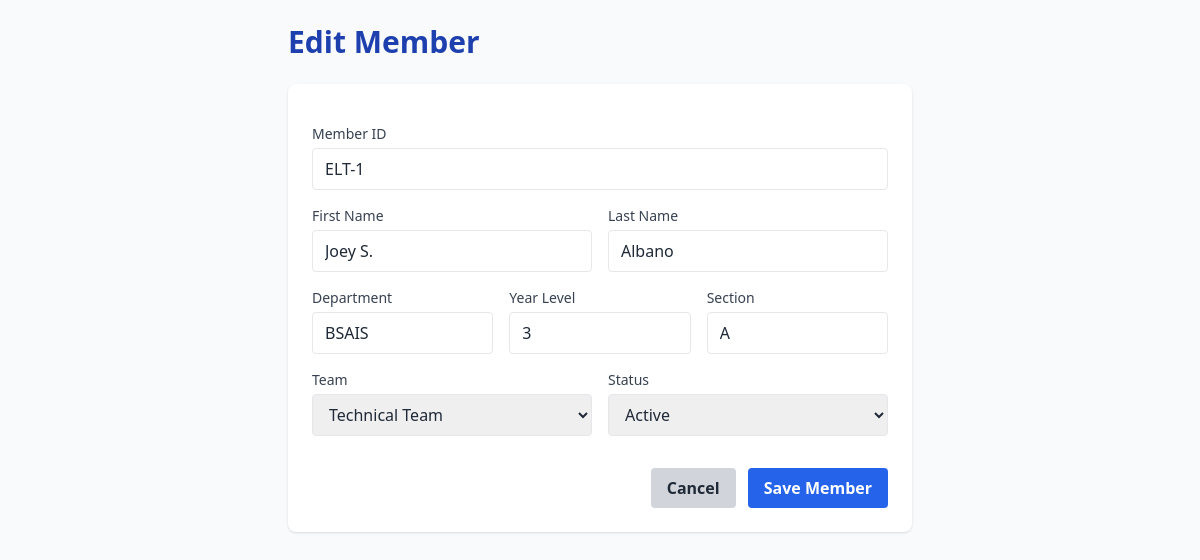
Page /members/102/edit/ on the committed database.
### core/models.py (models this page shows, shortened)
class Member(models.Model):
    STATUS_CHOICES = [
        ('Active', 'Active'),
        ('Inactive', 'Inactive'),
    ]
    member_id = models.CharField(max_length=20, unique=True) # e.g., ELT-001
    first_name = models.CharField(max_length=100)
    last_name = models.CharField(max_length=100)
    department = models.CharField(max_length=100)
    year_level = models.IntegerField()
    section = models.CharField(max_length=10)
    team = models.ForeignKey(Team, on_delete=models.PROTECT) # Protect prevents deleting a team if it has members
    status = models.CharField(max_length=20, choices=STATUS_CHOICES, default='Active')
    date_joined = models.DateField(auto_now_add=True)

### core/views.py (the view)
# urls.py: path('members/<int:pk>/edit/', views.member_update, name='member_update'), # <int:pk> means the member's ID
def member_update(request, pk):
    member = get_object_or_404(Member, pk=pk)
    if request.method == 'POST':
        form = MemberForm(request.POST, instance=member)
        if form.is_valid():
            form.save()
            messages.success(request, 'Member updated successfully!')
            return redirect('member_list')
    else:
        form = MemberForm(instance=member) # Pre-fill the form with existing data
    return render(request, 'core/member_form.html', {'form': form, 'action': 'Edit', 'member': member})

### core/forms.py
class MemberForm(forms.ModelForm):
    class Meta:
        model = Member
        fields = ['member_id', 'first_name', 'last_name', 'department', 'year_level', 'section', 'team', 'status']
        widgets = {
            'member_id': forms.TextInput(attrs={'class': 'border rounded px-3 py-2 w-full', 'placeholder': 'ELT-001'}),
            'first_name': forms.TextInput(attrs={'class': 'border rounded px-3 py-2 w-full', 'placeholder': 'Joey'}),
            'last_name': forms.TextInput(attrs={'class': 'border rounded px-3 py-2 w-full', 'placeholder': 'Albano'}),
            'department': forms.TextInput(attrs={'class': 'border rounded px-3 py-2 w-full', 'placeholder': 'BSIT'}),
            'year_level': forms.NumberInput(attrs={'class': 'border rounded px-3 py-2 w-full', 'placeholder': '3'}),
            'section': forms.TextInput(attrs={'class': 'border rounded px-3 py-2 w-full', 'placeholder': 'A'}),
            'team': forms.Select(attrs={'class': 'border rounded px-3 py-2 w-full'}),
            'status': forms.Select(attrs={'class': 'border rounded px-3 py-2 w-full'}),
        }

### core/models.py (called while the page is built)
    def __str__(self):
        return self.name

### core/templates/core/member_form.html (shortened to what this page needs)
<!DOCTYPE html>
<html lang="en">
<head>
    <script src="https://cdn.tailwindcss.com"></script>
</head>
<body class="bg-gray-50 text-gray-800">
    <div class="max-w-2xl mx-auto p-6">
        <h1 class="text-3xl font-bold text-blue-800 mb-6">{{ action }} Member</h1>
        <form method="POST" class="bg-white p-6 rounded-lg shadow space-y-4">
            <div>
                <label class="block text-sm font-medium text-gray-700 mb-1">Member ID</label>
                {{ form.member_id }}
            </div>
            <div class="grid grid-cols-2 gap-4">
                <div>
                    <label class="block text-sm font-medium text-gray-700 mb-1">First Name</label>
                    {{ form.first_name }}
                </div>
                <div>
                    <label class="block text-sm font-medium text-gray-700 mb-1">Last Name</label>
                    {{ form.last_name }}
                </div>
            </div>
            <div class="grid grid-cols-3 gap-4">
                <div>
                    <label class="block text-sm font-medium text-gray-700 mb-1">Department</label>
                    {{ form.department }}
                </div>
                <div>
                    <label class="block text-sm font-medium text-gray-700 mb-1">Year Level</label>
                    {{ form.year_level }}
                </div>
                <div>
                    <label class="block text-sm font-medium text-gray-700 mb-1">Section</label>
                    {{ form.section }}
                </div>
            </div>
            <div class="grid grid-cols-2 gap-4">
                <div>
                    <label class="block text-sm font-medium text-gray-700 mb-1">Team</label>
                    {{ form.team }}
                </div>
                <div>
                    <label class="block text-sm font-medium text-gray-700 mb-1">Status</label>
                    {{ form.status }}
                </div>
            </div>
            <div class="flex justify-end space-x-3 pt-4">
                <a href="{% url 'member_list' %}" class="bg-gray-300 hover:bg-gray-400 text-gray-800 font-bold py-2 px-4 rounded">
                    Cancel
                </a>
                <button type="submit" class="bg-blue-600 hover:bg-blue-700 text-white font-bold py-2 px-4 rounded">
                    Save Member
                </button>
            </div>
        </form>
    </div>
</body>
</html>

### rows in the picture
Member: member_id "ELT-1", first_name "Joey S.", last_name "Albano", department "BSAIS", year_level "3", section "A", team "Technical Team", status "Active"

### other values in the picture
{{ action }} "Edit"
